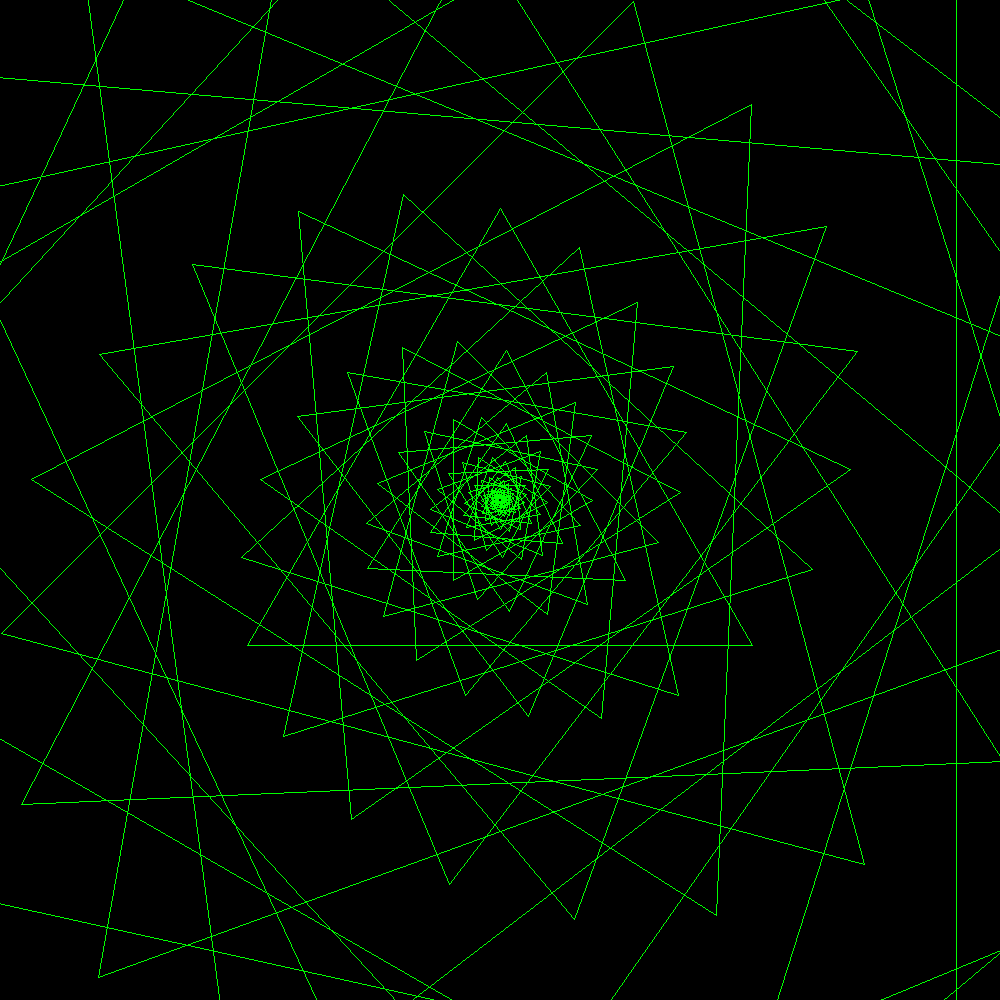

Write Python code to recreate this figure.
from PIL import Image, ImageDraw

# Setup
img_width = 1000
img_height = 1000
img = Image.new("RGB", (img_width, img_height))
draw = ImageDraw.Draw(img)

# Draw
radius = 3
for i in range(80):
    draw.regular_polygon((500, 500, radius), 3, outline='lime', rotation=137.5*i)
    radius = radius * 1.1

# Saves the picture
img_path = __file__.replace('.py', '.png')
img.save(img_path)
print(f'Saved {img_path}')
img.show()
